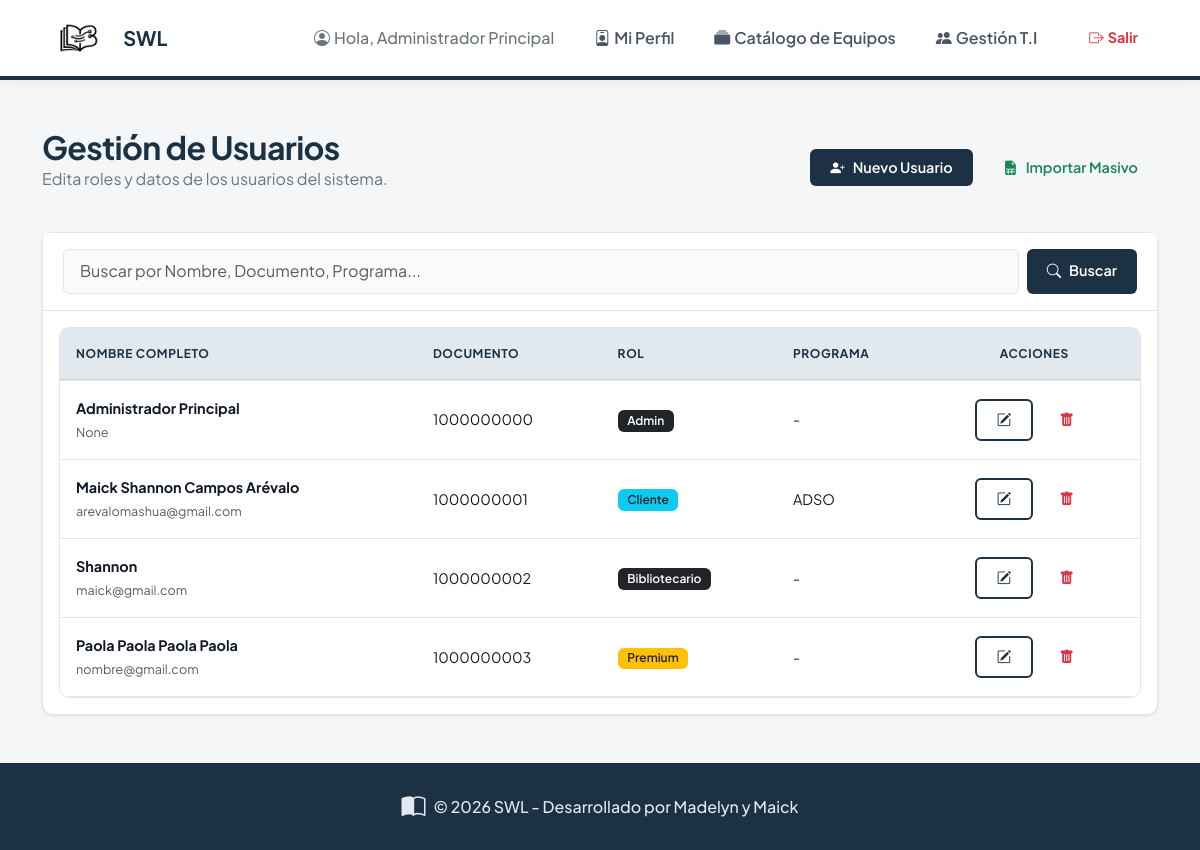
Before: /admin/users (signed in) with the older database file.
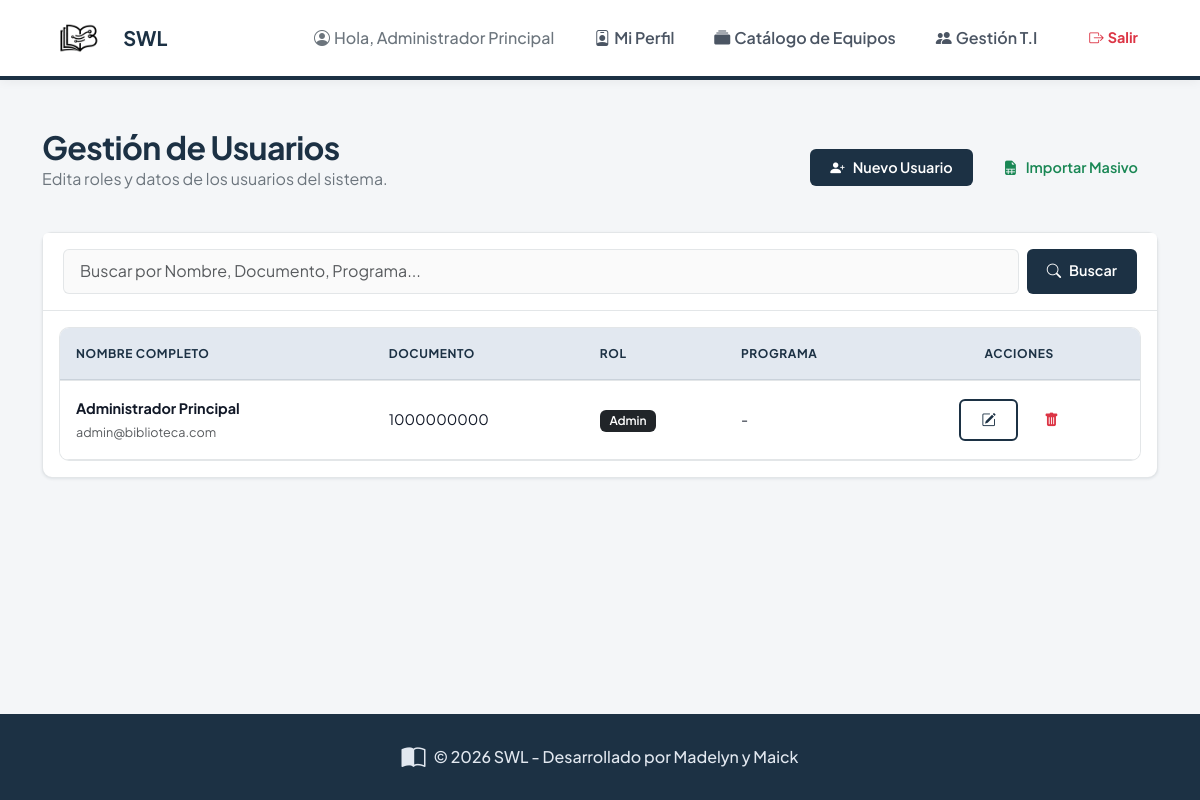
After: the same page with the newer database file.
### app/models.py (models this page shows, shortened)
class User(UserMixin, db.Model):
    id = db.Column(db.Integer, primary_key=True)
    email = db.Column(db.String(120), unique=True, nullable=True)
    document_id = db.Column(db.String(20), unique=True, nullable=False)
    full_name = db.Column(db.String(100), nullable=False)
    phone = db.Column(db.String(20))
    role = db.Column(db.String(20), nullable=False)
    program_name = db.Column(db.String(100), nullable=True)
    password_hash = db.Column(db.String(255))

### app/admin/routes.py (the view)
@bp.route('/users')
@role_required('admin')
def manage_users():
    page = request.args.get('page', 1, type=int)
    users_pagination = User.query.paginate(page=page, per_page=10, error_out=False)
    form = AdminUserForm()
    import_form = ImportForm()
    return render_template('admin/users.html', users=users_pagination, form=form, import_form=import_form)

### app/forms.py
class AdminUserForm(FlaskForm):
    full_name = StringField('Nombre Completo', validators=[DataRequired(), Length(min=4, max=100)])
    document_id = StringField('Documento de Identidad', validators=[DataRequired(), Length(min=7, max=15)])
    email = StringField('Correo Electrónico', validators=[DataRequired(), Email()])
    phone = StringField('Celular', validators=[DataRequired(), Length(min=10, max=15)])
    role = SelectField('Rol en el Sistema', choices=[
        ('cliente', 'Usuario/Cliente'),
        ('premium', 'Usuario Premium/Staff'),
        ('bibliotecario', 'Bibliotecario'),
        ('admin', 'Administrador')
    ], validators=[DataRequired()])
    program_name = StringField('Programa de Formación', validators=[Length(max=100)])
    password = PasswordField('Contraseña', validators=[DataRequired(), Length(min=8)])
    submit = SubmitField('Crear Usuario')

class ImportForm(FlaskForm):
    file = FileField('Archivo Excel o CSV', validators=[
        FileRequired(),
        FileAllowed(['csv', 'xlsx'], 'Solo archivos CSV o Excel (xlsx)')
    ])
    submit = SubmitField('Importar Datos')

### app/templates/admin/users.html (shortened to what this page needs)
{% extends "base.html" %}
{% block content %}
<div class="d-flex justify-content-between align-items-center mb-4">
    <div>
        <h2 class="mb-0">Gestión de Usuarios</h2>
        <p class="text-secondary">Edita roles y datos de los usuarios del sistema.</p>
    </div>
    <div class="text-end">
        <button class="btn btn-primary me-2" data-bs-toggle="modal" data-bs-target="#createUserModal">
            <i class="bi bi-person-plus-fill me-2"></i>Nuevo Usuario
        </button>
        <button class="btn btn-outline-success" data-bs-toggle="modal" data-bs-target="#importUsersModal">
            <i class="bi bi-file-earmark-spreadsheet-fill me-2"></i>Importar Masivo
        </button>
    </div>
</div>
<div class="card shadow-md">
    <div class="card-header">
        <form method="GET" class="d-flex">
            <input type="text" name="search" class="form-control me-2"
                placeholder="Buscar por Nombre, Documento, Programa...">
            <button type="submit" class="btn btn-primary flex-shrink-0"><i class="bi bi-search me-2"></i>Buscar</button>
        </form>
    </div>
    <div class="card-body">
        <div class="table-responsive">
            <table class="table table-hover align-middle">
                <thead>
                    <tr>
                        <th>Nombre Completo</th>
                        <th>Documento</th>
                        <th>Rol</th>
                        <th>Programa</th>
                        <th class="text-center">Acciones</th>
                    </tr>
                </thead>
                <tbody>
                    {% for user in users.items %}
                    <tr>
                        <td><strong>{{ user.full_name }}</strong><br><small class="text-muted">{{ user.email }}</small>
                        </td>
                        <td>{{ user.document_id }}</td>
                        <td>
                            <span class="badge
                                {% if user.role == 'cliente' %}bg-info text-dark
                                {% elif user.role == 'premium' %}bg-warning text-dark
                                {% else %}bg-dark{% endif %}">
                                {{ user.role|capitalize }}
                            </span>
                        </td>
                        <td>{{ user.program_name or '-' }}</td>
                        <td class="text-center">
                            <button class="btn btn-sm btn-outline-primary" data-bs-toggle="modal"
                                data-bs-target="#editUser{{ user.id }}"><i class="bi bi-pencil-square"></i></button>
                            <button class="btn btn-sm btn-outline-danger ms-1" data-bs-toggle="modal"
                                data-bs-target="#deleteUserModal{{ user.id }}" title="Eliminar Usuario">
                                <i class="bi bi-trash-fill"></i>
                            </button>
                        </td>
                    </tr>
                    {% endfor %}
                </tbody>
            </table>
        </div>
    </div>
</div>
{% endblock %}

### app/templates/base.html (shortened to what the changed rows need)
<!DOCTYPE html>
<html lang="es">
<head>
    <link href="https://cdn.jsdelivr.net/npm/bootstrap@5.3.0/dist/css/bootstrap.min.css" rel="stylesheet">
    <link rel="stylesheet" href="https://cdn.jsdelivr.net/npm/bootstrap-icons@1.11.3/font/bootstrap-icons.min.css">
    <link rel="stylesheet" href="{{ url_for('static', filename='css/style.css') }}">
</head>
<body class="d-flex flex-column min-vh-100">
    {% if not 'auth' in request.endpoint %}
    <nav class="navbar navbar-expand-lg custom-navbar sticky-top">
        <div class="container">
            <div class="collapse navbar-collapse justify-content-end" id="navbarNav">
                <ul class="navbar-nav align-items-lg-center gap-2 w-100 justify-content-lg-end">
                    {% if current_user.is_authenticated %}
                    <li class="nav-item me-lg-3 text-center text-lg-start mb-2 mb-lg-0">
                        <span class="text-secondary fw-medium">
                            <i class="bi bi-person-circle me-1"></i>Hola, {{ current_user.full_name }}
                        </span>
                    </li>
                    <li class="nav-item">
                        <a class="nav-link text-center text-lg-start" href="{{ url_for('main.profile') }}">
                            <i class="bi bi-person-badge me-1"></i>Mi Perfil
                        </a>
                    </li>
                    {% if current_user.role in ['admin', 'bibliotecario'] %}
                    <li class="nav-item">
                        <a class="nav-link text-center text-lg-start" href="{{ url_for('admin.catalog_manage') }}">
                            <i class="bi bi-collection-fill me-1"></i>Catálogo de Equipos
                        </a>
                    </li>
                    {% endif %}
                    {% if current_user.role == 'admin' %}
                    <li class="nav-item">
                        <a class="nav-link text-center text-lg-start" href="{{ url_for('admin.manage_users') }}">
                            <i class="bi bi-people-fill me-1"></i>Gestión T.I
                        </a>
                    </li>
                    {% elif current_user.role == 'bibliotecario' %}
                    <li class="nav-item">
                        <a class="nav-link text-center text-lg-start" href="{{ url_for('admin.admin_dashboard') }}">
                            <i class="bi bi-journal-bookmark-fill me-1"></i>Panel de Préstamos
                        </a>
                    </li>
                    {% endif %}
                    <li class="nav-item ms-lg-2 mt-2 mt-lg-0 d-grid d-lg-block">
                        <a class="btn btn-outline-danger btn-sm rounded-pill fw-bold" href="{{ url_for('auth.logout') }}">
                            <i class="bi bi-box-arrow-right me-1"></i>Salir
                        </a>
                    </li>
                    {% else %}
                    <li class="nav-item d-grid d-lg-block text-center mt-2 mt-lg-0">
                        <a class="btn btn-primary rounded-pill px-4 fw-bold" href="{{ url_for('auth.login') }}">
                            <i class="bi bi-box-arrow-in-right me-1"></i>Ingresar
                        </a>
                    </li>
                    {% endif %}
                </ul>
            </div>
        </div>
    </nav>
    {% endif %}
    <main class="{% if 'auth' not in request.endpoint %}container mt-5 mb-5{% endif %} flex-grow-1">
        {% block content %}{% endblock %}
    </main>
</body>
</html>

Changed rows visible on the page:
removed User: full_name "Maick Shannon Campos Arévalo", email "arevalomashua@gmail.com", document_id "1000000001", role "Cliente", program_name "ADSO"
removed User: full_name "Shannon", email "maick@gmail.com", document_id "1000000002", role "Bibliotecario", program_name "-"
removed User: full_name "Paola Paola Paola Paola", email "nombre@gmail.com", document_id "1000000003", role "Premium", program_name "-"
changed User "Administrador Principal": email "None" → "admin@biblioteca.com"
